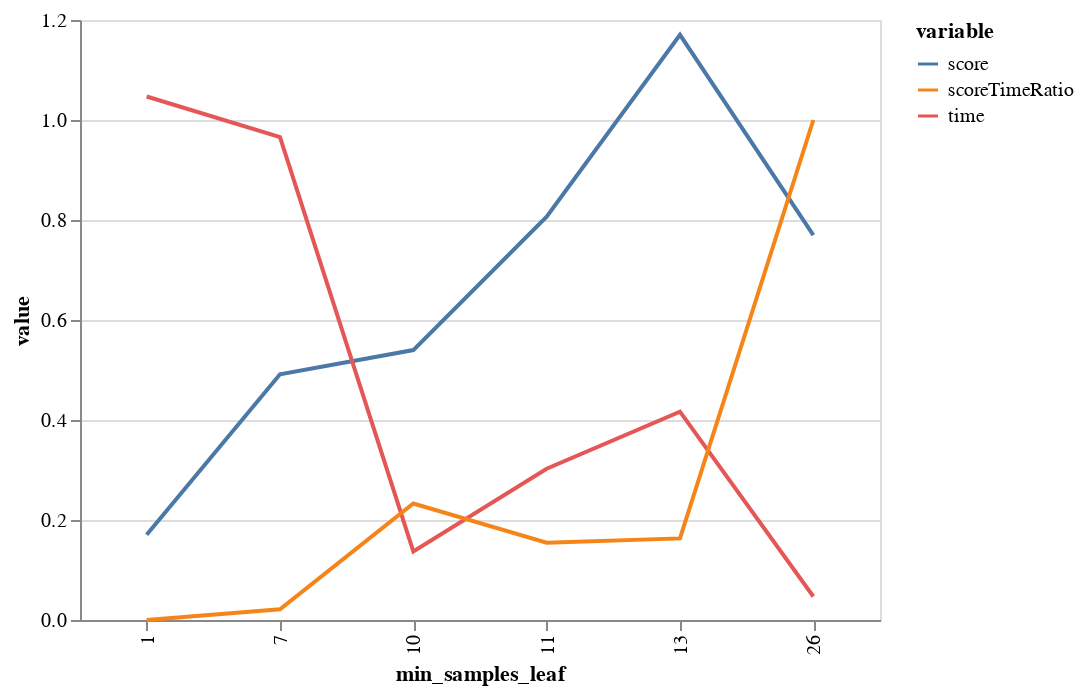

Here is the notebook cell this chart was saved with:
### Code cell
min_samples_leaf = bgs.compareValsBaseCase(X, 
                    y, 
                    getForestAccuracy,        
                    rfArgs, 
                    roc_auc_score, 
                    "min_samples_leaf", 
                    0, 
                    1, 
                    26)
bgs.showTimeScoreChartAndGraph(min_samples_leaf)

### Figure 1 — Vega-Lite specification as saved in the notebook (floating-point values rounded to 4 significant figures)
{"$schema": "https://vega.github.io/schema/vega-lite/v2.4.3.json", "config": {"view": {"height": 300, "width": 400}}, "data": {"values": [{"min_samples_leaf": 1, "value": 0.1705, "variable": "score"}, {"min_samples_leaf": 26, "value": 0.7696, "variable": "score"}, {"min_samples_leaf": 13, "value": 1.17, "variable": "score"}, {"min_samples_leaf": 7, "value": 0.4914, "variable": "score"}, {"min_samples_leaf": 10, "value": 0.5398, "variable": "score"}, {"min_samples_leaf": 11, "value": 0.8067, "variable": "score"}, {"min_samples_leaf": 1, "value": 1.047, "variable": "time"}, {"min_samples_leaf": 26, "value": 0.047, "variable": "time"}, {"min_samples_leaf": 13, "value": 0.4167, "variable": "time"}, {"min_samples_leaf": 7, "value": 0.9656, "variable": "time"}, {"min_samples_leaf": 10, "value": 0.137, "variable": "time"}, {"min_samples_leaf": 11, "value": 0.3026, "variable": "time"}, {"min_samples_leaf": 1, "value": 0, "variable": "scoreTimeRatio"}, {"min_samples_leaf": 26, "value": 1, "variable": "scoreTimeRatio"}, {"min_samples_leaf": 13, "value": 0.1632, "variable": "scoreTimeRatio"}, {"min_samples_leaf": 7, "value": 0.02135, "variable": "scoreTimeRatio"}, {"min_samples_leaf": 10, "value": 0.2329, "variable": "scoreTimeRatio"}, {"min_samples_leaf": 11, "value": 0.1544, "variable": "scoreTimeRatio"}]}, "encoding": {"color": {"field": "variable", "type": "nominal"}, "x": {"field": "min_samples_leaf", "type": "ordinal"}, "y": {"field": "value", "type": "quantitative"}}, "mark": "line", "width": 400}
